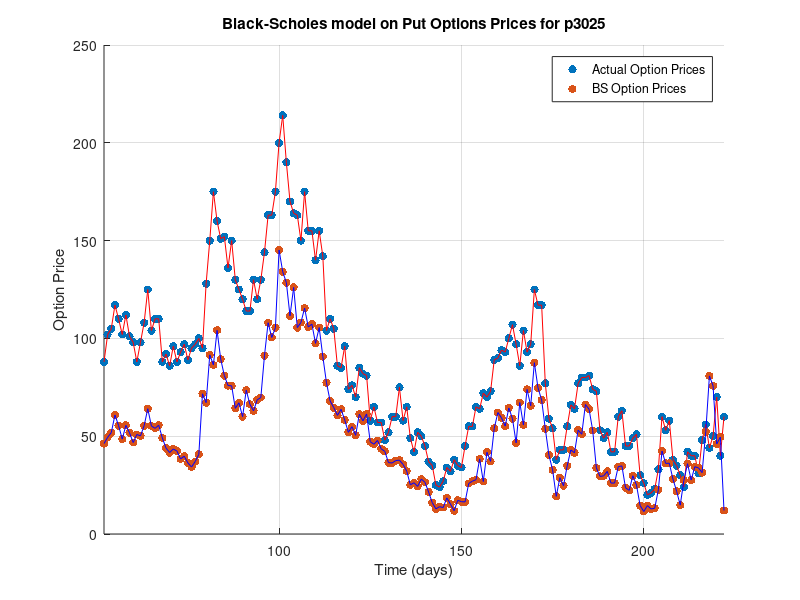

The MATLAB source for this figure:
% calculate volatility of stock
p3025 = csvread('./p3025.csv');

Strike = 3025;
Yield = 0.00;
Rate = 0.06;

counter = 1;

T = 11.1 / 12;

call_prices_estimate = [];

for i=52:222
    
    Price = p3025(i,3);
    Value = p3025(i,2);
    Time = T - T*(i / 222);

    ImpliedVolatility = blsimpv(Price,Strike,Rate,Time,Value);
    change_in_price = p3025(counter+1:i,3) - p3025(counter:i-1,3);
    change_in_price = std((change_in_price ./ p3025(counter:i-1,3)));
    
%     Volatility = change_in_price * sqrt((2.6 / 12))
    Volatility = change_in_price * sqrt(252);

    [Call, Put] = blsprice(Price,Strike,Rate,Time,Volatility,Yield);
    call_prices_estimate(end+1) = Put;
    counter = counter + 1;
end

time = 52:1:222;
call_prices = p3025(52:end,2);

h1 = scatter(time,call_prices,'filled','r');
hold on
plot(time,call_prices,'r')
hold on
h3 = scatter(time, call_prices_estimate,'filled','b');
hold on
plot(time, call_prices_estimate,'b')

legend([h1 h3],{'Actual Option Prices','BS Option Prices'}); 
grid on
xlim([52 222])

title('Black-Scholes model on Put Options Prices for p3025')

xlabel('Time (days)') % x-axis label
ylabel('Option Price') % y-axis label

p2_mse = immse(call_prices, call_prices_estimate')
